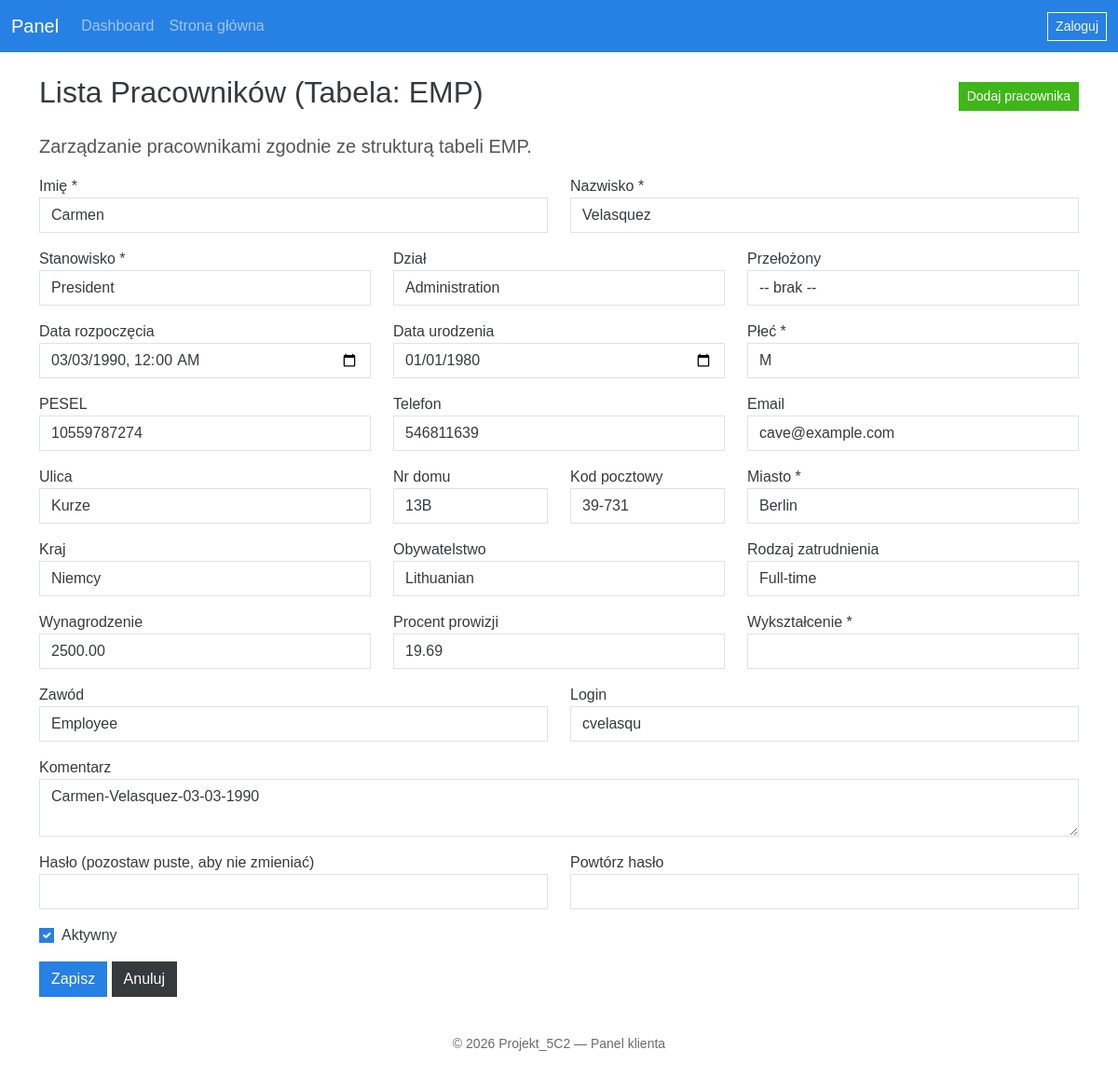
Page /projekt_3r1/admin/emp.php?action=edit&id=1 (signed in) on the committed database.
### tables this page shows
CREATE TABLE `emp` (
  `id` int(11) UNSIGNED NOT NULL,
  `last_name` varchar(25) NOT NULL,
  `first_name` varchar(25) NOT NULL,
  `start_date` datetime DEFAULT NULL,
  `end_date` date DEFAULT NULL,
  `comments` varchar(255) DEFAULT NULL,
  `manager_id` int(11) UNSIGNED DEFAULT NULL,
  `title` varchar(25) DEFAULT NULL,
  `dept_id` int(11) UNSIGNED DEFAULT NULL,
  `salary` decimal(11,2) DEFAULT NULL,
  `commission_pct` decimal(4,2) DEFAULT NULL,
  `birth_date` date DEFAULT NULL,
  `gender` enum('M','K') NOT NULL,
  `pesel` char(11) DEFAULT NULL,
  `street` varchar(25) DEFAULT NULL,
  `house_nr` varchar(10) DEFAULT NULL,
  `zip_code` varchar(12) DEFAULT NULL,
  `city` varchar(30) NOT NULL,
  `country` varchar(32) DEFAULT NULL,
  `nationality` varchar(15) DEFAULT NULL,
  `employment_type` varchar(32) DEFAULT NULL,
  `phone` varchar(15) DEFAULT NULL,
  `email` varchar(30) DEFAULT NULL,
  `education` varchar(48) NOT NULL,
  `profession` varchar(30) DEFAULT NULL,
  `username` varchar(12) DEFAULT NULL,
  `password_hash` varchar(60) DEFAULT NULL
);

CREATE TABLE `title` (
  `name` varchar(25) NOT NULL,
  `salary_min` decimal(10,2) NOT NULL,
  `salary_max` decimal(10,2) NOT NULL
);

CREATE TABLE `dept` (
  `id` int(11) UNSIGNED NOT NULL,
  `name` varchar(25) NOT NULL,
  `region_id` int(11) UNSIGNED DEFAULT NULL
);

### projekt_3r1/admin/emp.php (the view, shortened to what this page needs)
<?php
require '../cfg.php';
$depts = $pdo->query('SELECT id, name FROM dept ORDER BY name, id')->fetchAll(PDO::FETCH_ASSOC);
$titles = $pdo->query('SELECT name, salary_min, salary_max FROM title ORDER BY name')->fetchAll(PDO::FETCH_ASSOC);
include 'szablony/naglowek.php';
?>
<div class="d-flex justify-content-between align-items-center mb-3">
    <h2>Lista Pracowników (Tabela: EMP)</h2>
    <div>
        <a href="emp.php?action=add" class="btn btn-success btn-sm">Dodaj pracownika</a>
    </div>
</div>
<p class="lead">Zarządzanie pracownikami zgodnie ze strukturą tabeli EMP.</p>
<?php if (isset($_GET['action']) && in_array($_GET['action'], ['add', 'edit'], true)):
    $act = $_GET['action'];
    $rec = [
        'id' => '', 'last_name' => '', 'first_name' => '', 'start_date' => '', 'end_date' => '2099-12-31',
        'comments' => '', 'manager_id' => '', 'title' => '', 'dept_id' => '', 'salary' => '',
        'commission_pct' => '', 'birth_date' => '', 'gender' => 'M', 'pesel' => '', 'street' => '',
        'house_nr' => '', 'zip_code' => '', 'city' => '', 'country' => '', 'nationality' => '',
        'employment_type' => '', 'phone' => '', 'email' => '', 'education' => '', 'profession' => '',
        'username' => '', 'password_hash' => ''
    ];
    if ($act === 'edit' && isset($_GET['id'])) {
        $eid = (int)$_GET['id'];
        $s = $pdo->prepare('SELECT * FROM emp WHERE id = ?');
        $s->execute([$eid]);
        $r = $s->fetch(PDO::FETCH_ASSOC);
        if ($r) {
            $rec = array_merge($rec, $r);
        }
    }
    $active = empty($rec['end_date']) || $rec['end_date'] >= date('Y-m-d');
    $startValue = !empty($rec['start_date']) ? date('Y-m-d\\TH:i', strtotime($rec['start_date'])) : '';
?>
    <form method="post" class="mb-4">
        <div class="row">
            <div class="col-md-6 mb-3">
                <label>Imię *</label>
                <input name="first_name" class="form-control" value="<?php echo htmlspecialchars($rec['first_name']); ?>" required maxlength="25">
            </div>
            <div class="col-md-6 mb-3">
                <label>Nazwisko *</label>
                <input name="last_name" class="form-control" value="<?php echo htmlspecialchars($rec['last_name']); ?>" required maxlength="25">
            </div>
        </div>
        <div class="row">
            <div class="col-md-4 mb-3">
                <label>Stanowisko *</label>
                <select name="title" class="form-control" required>
                    <?php foreach ($titles as $t): ?>
                        <option value="<?php echo htmlspecialchars($t['name']); ?>" <?php echo $t['name'] == $rec['title'] ? 'selected' : ''; ?>>
                            <?php echo htmlspecialchars($t['name']); ?>
                        </option>
                    <?php endforeach; ?>
                </select>
            </div>
            <div class="col-md-4 mb-3">
                <label>Dział</label>
                <select name="dept_id" class="form-control">
                    <?php foreach ($depts as $d): ?>
                        <option value="<?php echo $d['id']; ?>" <?php echo $d['id'] == $rec['dept_id'] ? 'selected' : ''; ?>>
                            <?php echo htmlspecialchars($d['name']); ?>
                        </option>
                    <?php endforeach; ?>
                </select>
            </div>
            <div class="col-md-4 mb-3">
                <label>Przełożony</label>
                <select name="manager_id" class="form-control">
                    <option value="">-- brak --</option>
                </select>
            </div>
        </div>
        <div class="row">
            <div class="col-md-4 mb-3">
                <label>Data rozpoczęcia</label>
                <input type="datetime-local" name="start_date" class="form-control" value="<?php echo htmlspecialchars($startValue); ?>">
            </div>
            <div class="col-md-4 mb-3">
                <label>Data urodzenia</label>
                <input type="date" name="birth_date" class="form-control" value="<?php echo htmlspecialchars($rec['birth_date']); ?>">
            </div>
            <div class="col-md-4 mb-3">
                <label>Płeć *</label>
                <select name="gender" class="form-control" required>
                    <option value="M" <?php echo $rec['gender'] === 'M' ? 'selected' : ''; ?>>M</option>
                </select>
            </div>
        </div>
        <div class="row">
            <div class="col-md-4 mb-3">
                <label>PESEL</label>
                <input name="pesel" class="form-control" value="<?php echo htmlspecialchars($rec['pesel']); ?>" maxlength="11">
            </div>
            <div class="col-md-4 mb-3">
                <label>Telefon</label>
                <input name="phone" class="form-control" value="<?php echo htmlspecialchars($rec['phone']); ?>" maxlength="15">
            </div>
            <div class="col-md-4 mb-3">
                <label>Email</label>
                <input type="email" name="email" class="form-control" value="<?php echo htmlspecialchars($rec['email']); ?>" maxlength="30">
            </div>
        </div>
        <div class="row">
            <div class="col-md-4 mb-3">
                <label>Ulica</label>
                <input name="street" class="form-control" value="<?php echo htmlspecialchars($rec['street']); ?>" maxlength="25">
            </div>
            <div class="col-md-2 mb-3">
                <label>Nr domu</label>
                <input name="house_nr" class="form-control" value="<?php echo htmlspecialchars($rec['house_nr']); ?>" maxlength="10">
            </div>
            <div class="col-md-2 mb-3">
                <label>Kod pocztowy</label>
                <input name="zip_code" class="form-control" value="<?php echo htmlspecialchars($rec['zip_code']); ?>" maxlength="12">
            </div>
            <div class="col-md-4 mb-3">
                <label>Miasto *</label>
                <input name="city" class="form-control" value="<?php echo htmlspecialchars($rec['city']); ?>" required maxlength="30">
            </div>
        </div>
        <div class="row">
            <div class="col-md-4 mb-3">
                <label>Kraj</label>
                <input name="country" class="form-control" value="<?php echo htmlspecialchars($rec['country']); ?>" maxlength="32">
            </div>
            <div class="col-md-4 mb-3">
                <label>Obywatelstwo</label>
                <input name="nationality" class="form-control" value="<?php echo htmlspecialchars($rec['nationality']); ?>" maxlength="15">
            </div>
            <div class="col-md-4 mb-3">
                <label>Rodzaj zatrudnienia</label>
                <input name="employment_type" class="form-control" value="<?php echo htmlspecialchars($rec['employment_type']); ?>" maxlength="32">
            </div>
        </div>
        <div class="row">
            <div class="col-md-4 mb-3">
                <label>Wynagrodzenie</label>
                <input type="number" step="0.01" name="salary" class="form-control" value="<?php echo htmlspecialchars($rec['salary']); ?>">
            </div>
            <div class="col-md-4 mb-3">
                <label>Procent prowizji</label>
                <input type="number" step="0.01" min="0" max="99.99" name="commission_pct" class="form-control" value="<?php echo htmlspecialchars($rec['commission_pct']); ?>">
            </div>
            <div class="col-md-4 mb-3">
                <label>Wykształcenie *</label>
                <input name="education" class="form-control" value="<?php echo htmlspecialchars($rec['education']); ?>" required maxlength="48">
            </div>
        </div>
        <div class="row">
            <div class="col-md-6 mb-3">
                <label>Zawód</label>
                <input name="profession" class="form-control" value="<?php echo htmlspecialchars($rec['profession']); ?>" maxlength="30">
            </div>
            <div class="col-md-6 mb-3">
                <label>Login</label>
                <input name="username" class="form-control" value="<?php echo htmlspecialchars($rec['username']); ?>" maxlength="12">
            </div>
        </div>
        <div class="mb-3">
            <label>Komentarz</label>
            <textarea name="comments" class="form-control" maxlength="255"><?php echo htmlspecialchars($rec['comments']); ?></textarea>
        </div>
        <div class="row">
            <div class="col-md-6 mb-3">
                <label>Hasło <?php echo $act === 'edit' ? '(pozostaw puste, aby nie zmieniać)' : ''; ?></label>
                <input type="password" name="password" class="form-control">
            </div>
            <div class="col-md-6 mb-3">
                <label>Powtórz hasło</label>
                <input type="password" name="password_confirm" class="form-control">
            </div>
        </div>
        <div class="form-check mb-3">
            <input type="checkbox" name="active" value="1" class="form-check-input" id="active" <?php echo $active ? 'checked' : ''; ?>>
            <label class="form-check-label" for="active">Aktywny</label>
        </div>
        <button class="btn btn-primary">Zapisz</button>
        <a href="emp.php" class="btn btn-secondary">Anuluj</a>
    </form>
<?php endif; ?>
<?php include 'szablony/stopka.php'; ?>

### projekt_3r1/css/style.css (style rules this page uses)
body { font-family:Arial,Helvetica,sans-serif; }
.lead { color:#555; }

### rows in the picture
emp: first_name "Carmen", last_name "Velasquez", title "President", dept_id "Administration", start_date "03/03/1990 00:00", birth_date "01/01/1980", gender "M", pesel "10559787274", phone "546811639", email "cave@example.com", street "Kurze", house_nr "13B", zip_code "39-731", city "Berlin", country "Niemcy", nationality "Lithuanian", employment_type "Full-time", salary "2500.00", commission_pct "19.69", profession "Employee", username "cvelasqu", comments "Carmen-Velasquez-03-03-1990", end_date "☑"
